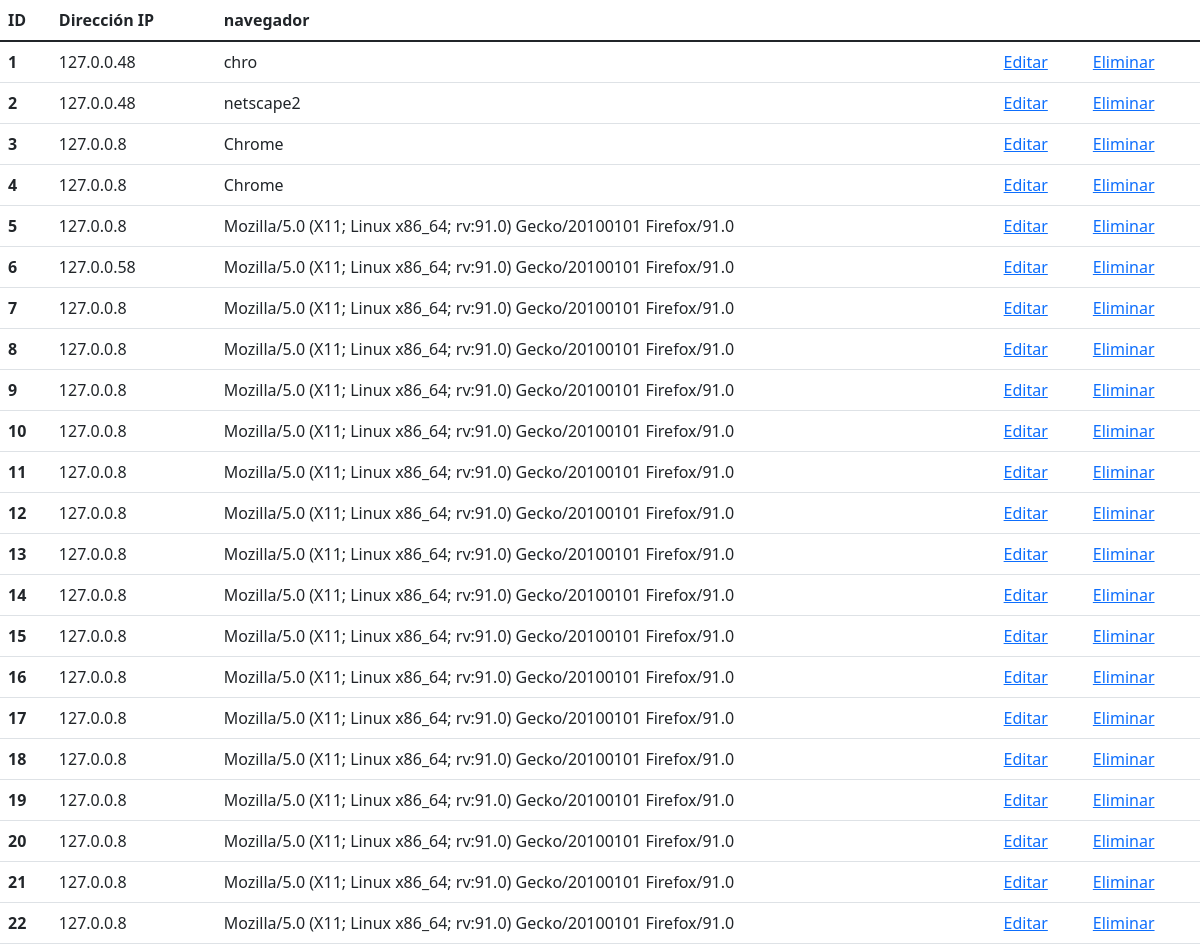
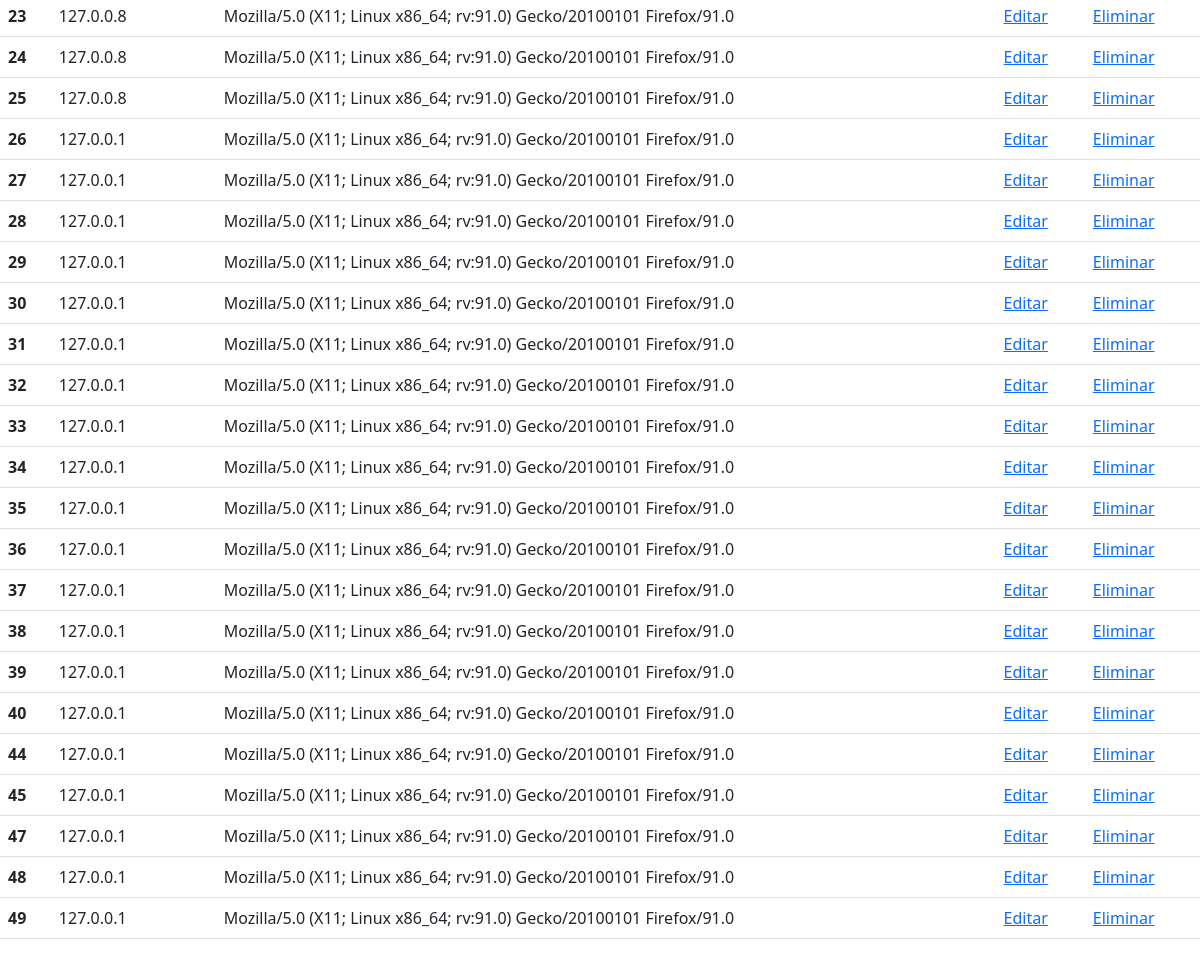
The page /vistas.php on the database its author committed (2 pictures, top to bottom).
### tables this page shows
CREATE TABLE `registro` (
  `id_registro` int(11) NOT NULL,
  `ip` varchar(15) NOT NULL,
  `navegador` varchar(250) DEFAULT NULL,
  `vista` int(11) NOT NULL
);

### registrar.php (called while the page is built, shortened)
<?php
    class Registrar{
        public function conectar(){
            $host="localhost";
            $usuario="root";
            $pass="";
            $bd="suits1";
            $con = mysqli_connect($host,$usuario,$pass,$bd);
            return $con;
        }
        public function mostrar(){
            $dato = new Registrar();
            $con = $dato->conectar();
            $query="SELECT * FROM registro";
            $resultado=mysqli_query($con,$query);
            return $resultado;
        }
    }
?>

### vistas.php (the view, shortened to what this page needs)
<!DOCTYPE html>
<html lang="en">
<head>
    <link href="https://cdn.jsdelivr.net/npm/bootstrap@5.1.3/dist/css/bootstrap.min.css" rel="stylesheet">
</head>
<body>
    <?php
        include "./registrar.php";
        $registro = new Registrar();
        $datos = $registro->mostrar();
    ?>
    <table class="table">
        <thead class="thead-dark">
            <tr>
                <th scope="col">ID</th>
                <th scope="col">Direcci&oacute;n IP</th>
                <th scope="col">navegador</th>
                <th></th>
                <th></th>
            </tr>
        </thead>
        <tbody>
        <?php while($array = mysqli_fetch_array($datos)){ ?>
        <tr>
            <th scope="row"><?php echo $array['id_registro']; ?></th>
            <td><?php echo $array['ip']?></td>
            <td><?php echo $array['navegador'];?></td>
            <td><a href="./actualizar.php?id=<?php echo $array['id_registro']; ?>">Editar</a></td>
            <td><a href="./eliminar.php?id=<?php echo $array['id_registro']; ?>">Eliminar</a></td>
        </tr>
        <?php }?>
        </tbody>
    </table>
</body>
</html>

### rows shown on the page
registro: id_registro "1", ip "127.0.0.48", navegador "chro"
registro: id_registro "2", ip "127.0.0.48", navegador "netscape2"
registro: id_registro "3", ip "127.0.0.8", navegador "Chrome"
registro: id_registro "4", ip "127.0.0.8", navegador "Chrome"
registro: id_registro "5", ip "127.0.0.8", navegador "Mozilla/5.0 (X11; Linux x86_64; rv:91.0) Gecko/20100101 Firefox/91.0"
registro: id_registro "6", ip "127.0.0.58", navegador "Mozilla/5.0 (X11; Linux x86_64; rv:91.0) Gecko/20100101 Firefox/91.0"
registro: id_registro "7", ip "127.0.0.8", navegador "Mozilla/5.0 (X11; Linux x86_64; rv:91.0) Gecko/20100101 Firefox/91.0"
registro: id_registro "8", ip "127.0.0.8", navegador "Mozilla/5.0 (X11; Linux x86_64; rv:91.0) Gecko/20100101 Firefox/91.0"
registro: id_registro "9", ip "127.0.0.8", navegador "Mozilla/5.0 (X11; Linux x86_64; rv:91.0) Gecko/20100101 Firefox/91.0"
registro: id_registro "10", ip "127.0.0.8", navegador "Mozilla/5.0 (X11; Linux x86_64; rv:91.0) Gecko/20100101 Firefox/91.0"
registro: id_registro "11", ip "127.0.0.8", navegador "Mozilla/5.0 (X11; Linux x86_64; rv:91.0) Gecko/20100101 Firefox/91.0"
registro: id_registro "12", ip "127.0.0.8", navegador "Mozilla/5.0 (X11; Linux x86_64; rv:91.0) Gecko/20100101 Firefox/91.0"
registro: id_registro "13", ip "127.0.0.8", navegador "Mozilla/5.0 (X11; Linux x86_64; rv:91.0) Gecko/20100101 Firefox/91.0"
registro: id_registro "14", ip "127.0.0.8", navegador "Mozilla/5.0 (X11; Linux x86_64; rv:91.0) Gecko/20100101 Firefox/91.0"
registro: id_registro "15", ip "127.0.0.8", navegador "Mozilla/5.0 (X11; Linux x86_64; rv:91.0) Gecko/20100101 Firefox/91.0"
registro: id_registro "16", ip "127.0.0.8", navegador "Mozilla/5.0 (X11; Linux x86_64; rv:91.0) Gecko/20100101 Firefox/91.0"
registro: id_registro "17", ip "127.0.0.8", navegador "Mozilla/5.0 (X11; Linux x86_64; rv:91.0) Gecko/20100101 Firefox/91.0"
registro: id_registro "18", ip "127.0.0.8", navegador "Mozilla/5.0 (X11; Linux x86_64; rv:91.0) Gecko/20100101 Firefox/91.0"
registro: id_registro "19", ip "127.0.0.8", navegador "Mozilla/5.0 (X11; Linux x86_64; rv:91.0) Gecko/20100101 Firefox/91.0"
registro: id_registro "20", ip "127.0.0.8", navegador "Mozilla/5.0 (X11; Linux x86_64; rv:91.0) Gecko/20100101 Firefox/91.0"
registro: id_registro "21", ip "127.0.0.8", navegador "Mozilla/5.0 (X11; Linux x86_64; rv:91.0) Gecko/20100101 Firefox/91.0"
registro: id_registro "22", ip "127.0.0.8", navegador "Mozilla/5.0 (X11; Linux x86_64; rv:91.0) Gecko/20100101 Firefox/91.0"
registro: id_registro "23", ip "127.0.0.8", navegador "Mozilla/5.0 (X11; Linux x86_64; rv:91.0) Gecko/20100101 Firefox/91.0"
registro: id_registro "24", ip "127.0.0.8", navegador "Mozilla/5.0 (X11; Linux x86_64; rv:91.0) Gecko/20100101 Firefox/91.0"
registro: id_registro "25", ip "127.0.0.8", navegador "Mozilla/5.0 (X11; Linux x86_64; rv:91.0) Gecko/20100101 Firefox/91.0"
registro: id_registro "26", ip "127.0.0.1", navegador "Mozilla/5.0 (X11; Linux x86_64; rv:91.0) Gecko/20100101 Firefox/91.0"
registro: id_registro "27", ip "127.0.0.1", navegador "Mozilla/5.0 (X11; Linux x86_64; rv:91.0) Gecko/20100101 Firefox/91.0"
registro: id_registro "28", ip "127.0.0.1", navegador "Mozilla/5.0 (X11; Linux x86_64; rv:91.0) Gecko/20100101 Firefox/91.0"
registro: id_registro "29", ip "127.0.0.1", navegador "Mozilla/5.0 (X11; Linux x86_64; rv:91.0) Gecko/20100101 Firefox/91.0"
registro: id_registro "30", ip "127.0.0.1", navegador "Mozilla/5.0 (X11; Linux x86_64; rv:91.0) Gecko/20100101 Firefox/91.0"
registro: id_registro "31", ip "127.0.0.1", navegador "Mozilla/5.0 (X11; Linux x86_64; rv:91.0) Gecko/20100101 Firefox/91.0"
registro: id_registro "32", ip "127.0.0.1", navegador "Mozilla/5.0 (X11; Linux x86_64; rv:91.0) Gecko/20100101 Firefox/91.0"
registro: id_registro "33", ip "127.0.0.1", navegador "Mozilla/5.0 (X11; Linux x86_64; rv:91.0) Gecko/20100101 Firefox/91.0"
registro: id_registro "34", ip "127.0.0.1", navegador "Mozilla/5.0 (X11; Linux x86_64; rv:91.0) Gecko/20100101 Firefox/91.0"
registro: id_registro "35", ip "127.0.0.1", navegador "Mozilla/5.0 (X11; Linux x86_64; rv:91.0) Gecko/20100101 Firefox/91.0"
registro: id_registro "36", ip "127.0.0.1", navegador "Mozilla/5.0 (X11; Linux x86_64; rv:91.0) Gecko/20100101 Firefox/91.0"
registro: id_registro "37", ip "127.0.0.1", navegador "Mozilla/5.0 (X11; Linux x86_64; rv:91.0) Gecko/20100101 Firefox/91.0"
registro: id_registro "38", ip "127.0.0.1", navegador "Mozilla/5.0 (X11; Linux x86_64; rv:91.0) Gecko/20100101 Firefox/91.0"
registro: id_registro "39", ip "127.0.0.1", navegador "Mozilla/5.0 (X11; Linux x86_64; rv:91.0) Gecko/20100101 Firefox/91.0"
registro: id_registro "40", ip "127.0.0.1", navegador "Mozilla/5.0 (X11; Linux x86_64; rv:91.0) Gecko/20100101 Firefox/91.0"
registro: id_registro "44", ip "127.0.0.1", navegador "Mozilla/5.0 (X11; Linux x86_64; rv:91.0) Gecko/20100101 Firefox/91.0"
registro: id_registro "45", ip "127.0.0.1", navegador "Mozilla/5.0 (X11; Linux x86_64; rv:91.0) Gecko/20100101 Firefox/91.0"
registro: id_registro "47", ip "127.0.0.1", navegador "Mozilla/5.0 (X11; Linux x86_64; rv:91.0) Gecko/20100101 Firefox/91.0"
registro: id_registro "48", ip "127.0.0.1", navegador "Mozilla/5.0 (X11; Linux x86_64; rv:91.0) Gecko/20100101 Firefox/91.0"
registro: id_registro "49", ip "127.0.0.1", navegador "Mozilla/5.0 (X11; Linux x86_64; rv:91.0) Gecko/20100101 Firefox/91.0"
